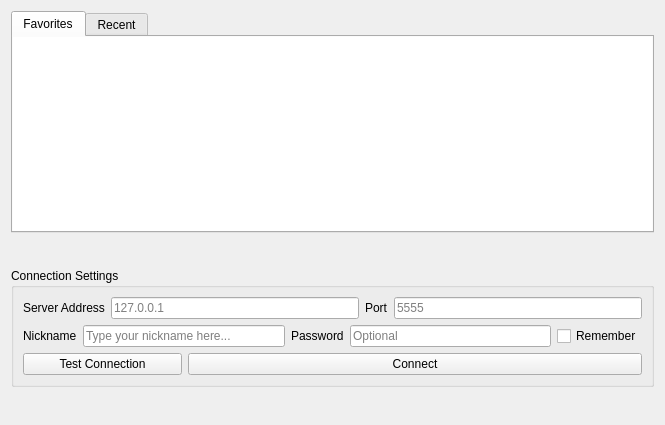
<?xml version="1.0" encoding="UTF-8"?>
<ui version="4.0">
 <class>ConnectionDialog</class>
 <widget class="QDialog" name="ConnectionDialog">
  <property name="windowModality">
   <enum>Qt::WindowModal</enum>
  </property>
  <property name="geometry">
   <rect>
    <x>0</x>
    <y>0</y>
    <width>665</width>
    <height>425</height>
   </rect>
  </property>
  <property name="sizePolicy">
   <sizepolicy hsizetype="Ignored" vsizetype="Minimum">
    <horstretch>0</horstretch>
    <verstretch>3</verstretch>
   </sizepolicy>
  </property>
  <property name="minimumSize">
   <size>
    <width>660</width>
    <height>425</height>
   </size>
  </property>
  <property name="windowTitle">
   <string>Connect to Server</string>
  </property>
  <layout class="QGridLayout" name="gridLayout">
   <item row="1" column="0">
    <spacer name="verticalSpacer">
     <property name="orientation">
      <enum>Qt::Vertical</enum>
     </property>
     <property name="sizeType">
      <enum>QSizePolicy::Minimum</enum>
     </property>
     <property name="sizeHint" stdset="0">
      <size>
       <width>20</width>
       <height>3</height>
      </size>
     </property>
    </spacer>
   </item>
   <item row="0" column="0">
    <widget class="QTabWidget" name="server_connections_tab">
     <property name="sizePolicy">
      <sizepolicy hsizetype="Expanding" vsizetype="Expanding">
       <horstretch>2</horstretch>
       <verstretch>0</verstretch>
      </sizepolicy>
     </property>
     <property name="toolTip">
      <string/>
     </property>
     <property name="statusTip">
      <string>Connect to your favorite or most recent servers</string>
     </property>
     <property name="tabPosition">
      <enum>QTabWidget::North</enum>
     </property>
     <property name="tabShape">
      <enum>QTabWidget::Rounded</enum>
     </property>
     <property name="currentIndex">
      <number>0</number>
     </property>
     <widget class="QWidget" name="favorites_tab">
      <property name="statusTip">
       <string>Servers that you have set as favorites in the Recent tab.</string>
      </property>
      <attribute name="title">
       <string>Favorites</string>
      </attribute>
      <layout class="QGridLayout" name="gridLayout_3">
       <property name="leftMargin">
        <number>0</number>
       </property>
       <property name="topMargin">
        <number>0</number>
       </property>
       <property name="rightMargin">
        <number>0</number>
       </property>
       <property name="bottomMargin">
        <number>0</number>
       </property>
       <item row="0" column="0">
        <widget class="QListWidget" name="favorite_connections_list">
         <property name="toolTip">
          <string/>
         </property>
         <property name="statusTip">
          <string>Servers that you have set as favorites in the Recent tab.</string>
         </property>
         <property name="frameShape">
          <enum>QFrame::NoFrame</enum>
         </property>
        </widget>
       </item>
      </layout>
     </widget>
     <widget class="QWidget" name="recent_tab">
      <property name="statusTip">
       <string>Servers that you have connected to most recently.</string>
      </property>
      <property name="autoFillBackground">
       <bool>false</bool>
      </property>
      <attribute name="title">
       <string>Recent</string>
      </attribute>
      <layout class="QGridLayout" name="gridLayout_2">
       <property name="leftMargin">
        <number>0</number>
       </property>
       <property name="topMargin">
        <number>0</number>
       </property>
       <property name="rightMargin">
        <number>0</number>
       </property>
       <property name="bottomMargin">
        <number>0</number>
       </property>
       <property name="horizontalSpacing">
        <number>7</number>
       </property>
       <item row="0" column="0">
        <widget class="QListView" name="recent_connections_list">
         <property name="sizePolicy">
          <sizepolicy hsizetype="Expanding" vsizetype="Expanding">
           <horstretch>0</horstretch>
           <verstretch>0</verstretch>
          </sizepolicy>
         </property>
         <property name="statusTip">
          <string>Servers that you have connected to most recently.</string>
         </property>
         <property name="autoFillBackground">
          <bool>false</bool>
         </property>
         <property name="frameShape">
          <enum>QFrame::NoFrame</enum>
         </property>
         <property name="frameShadow">
          <enum>QFrame::Plain</enum>
         </property>
         <property name="lineWidth">
          <number>1</number>
         </property>
        </widget>
       </item>
      </layout>
     </widget>
    </widget>
   </item>
   <item row="2" column="0" rowspan="3">
    <widget class="QGroupBox" name="connection_groupbox">
     <property name="sizePolicy">
      <sizepolicy hsizetype="MinimumExpanding" vsizetype="MinimumExpanding">
       <horstretch>1</horstretch>
       <verstretch>1</verstretch>
      </sizepolicy>
     </property>
     <property name="minimumSize">
      <size>
       <width>0</width>
       <height>100</height>
      </size>
     </property>
     <property name="statusTip">
      <string>Edit your connection settings.</string>
     </property>
     <property name="title">
      <string>Connection Settings</string>
     </property>
     <layout class="QGridLayout" name="gridLayout_4">
      <property name="sizeConstraint">
       <enum>QLayout::SetMaximumSize</enum>
      </property>
      <item row="1" column="0">
       <layout class="QHBoxLayout" name="nickname_layout">
        <item>
         <widget class="QLabel" name="nickname_label">
          <property name="text">
           <string>Nickname</string>
          </property>
         </widget>
        </item>
        <item>
         <widget class="QLineEdit" name="nickname_input">
          <property name="statusTip">
           <string>Your human identifier. Without a password, uniqueness is not ensured.</string>
          </property>
          <property name="placeholderText">
           <string>Type your nickname here...</string>
          </property>
         </widget>
        </item>
        <item>
         <widget class="QLabel" name="password_label">
          <property name="text">
           <string>Password</string>
          </property>
         </widget>
        </item>
        <item>
         <widget class="QLineEdit" name="password_input">
          <property name="statusTip">
           <string>A optional password for preserving your nickname with.</string>
          </property>
          <property name="echoMode">
           <enum>QLineEdit::PasswordEchoOnEdit</enum>
          </property>
          <property name="placeholderText">
           <string>Optional</string>
          </property>
         </widget>
        </item>
        <item>
         <widget class="QCheckBox" name="remember_checkbox">
          <property name="statusTip">
           <string>Remember this password in plaintext. Kept in Recent and/or Favorites.</string>
          </property>
          <property name="text">
           <string>Remember</string>
          </property>
         </widget>
        </item>
       </layout>
      </item>
      <item row="4" column="0">
       <layout class="QHBoxLayout" name="connect_layout">
        <item>
         <widget class="QPushButton" name="test_connection_button">
          <property name="sizePolicy">
           <sizepolicy hsizetype="Preferred" vsizetype="Fixed">
            <horstretch>35</horstretch>
            <verstretch>0</verstretch>
           </sizepolicy>
          </property>
          <property name="focusPolicy">
           <enum>Qt::NoFocus</enum>
          </property>
          <property name="statusTip">
           <string>Test your ability to connect to the server</string>
          </property>
          <property name="text">
           <string>Test Connection</string>
          </property>
         </widget>
        </item>
        <item>
         <widget class="QPushButton" name="connect_button">
          <property name="sizePolicy">
           <sizepolicy hsizetype="Preferred" vsizetype="Fixed">
            <horstretch>100</horstretch>
            <verstretch>0</verstretch>
           </sizepolicy>
          </property>
          <property name="focusPolicy">
           <enum>Qt::NoFocus</enum>
          </property>
          <property name="statusTip">
           <string>Connect to the TCPChat server immediately</string>
          </property>
          <property name="text">
           <string>Connect</string>
          </property>
         </widget>
        </item>
       </layout>
      </item>
      <item row="0" column="0">
       <layout class="QHBoxLayout" name="server_address_layout">
        <item>
         <widget class="QLabel" name="server_address_label">
          <property name="text">
           <string>Server Address</string>
          </property>
         </widget>
        </item>
        <item>
         <widget class="QLineEdit" name="server_address_input">
          <property name="statusTip">
           <string>A IPv4 address to the server host, local or not.</string>
          </property>
          <property name="inputMethodHints">
           <set>Qt::ImhPreferNumbers</set>
          </property>
          <property name="placeholderText">
           <string>127.0.0.1</string>
          </property>
         </widget>
        </item>
        <item>
         <widget class="QLabel" name="port_label">
          <property name="text">
           <string>Port</string>
          </property>
         </widget>
        </item>
        <item>
         <widget class="QLineEdit" name="port_input">
          <property name="statusTip">
           <string>The port number the server is running on.</string>
          </property>
          <property name="inputMethodHints">
           <set>Qt::ImhDigitsOnly</set>
          </property>
          <property name="placeholderText">
           <string>5555</string>
          </property>
         </widget>
        </item>
       </layout>
      </item>
     </layout>
    </widget>
   </item>
   <item row="6" column="0">
    <layout class="QHBoxLayout" name="status_layout"/>
   </item>
   <item row="5" column="0">
    <spacer name="verticalSpacer_2">
     <property name="orientation">
      <enum>Qt::Vertical</enum>
     </property>
     <property name="sizeType">
      <enum>QSizePolicy::MinimumExpanding</enum>
     </property>
     <property name="sizeHint" stdset="0">
      <size>
       <width>20</width>
       <height>0</height>
      </size>
     </property>
    </spacer>
   </item>
  </layout>
 </widget>
 <resources/>
 <connections/>
</ui>
